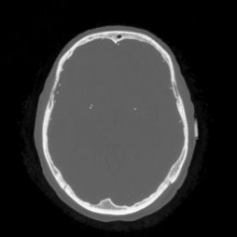
#> input picture pr2/CT.pgm, 237 x 237 px
$ python main.py
#> lines starting #> are read from the running program, lines starting #| are printed output that depends on the picture
from time import time

from mpl_toolkits.mplot3d import Axes3D
import matplotlib.pyplot as plt
import numpy as np
from PIL import Image
from matplotlib import cm
from matplotlib.ticker import LinearLocator, FormatStrFormatter
from scipy import ndimage as ndi
from skimage.feature import peak_local_max

## Para normalizar el histograma -> dividir por la suma para tener valores entre 0 y 1
## np.histogram(A), np.histogram(B)

def loadImages():
    ct = Image.open('CT.pgm')
#> ct is the input picture: PIL image 237x237 L; min 0, max 249, mean 50.8
    mr = Image.open('MR.pgm')
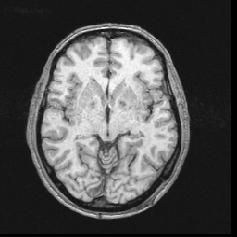
#> input picture pr2/MR.pgm, 237 x 237 px
#> mr is the input picture: PIL image 237x237 L; min 0, max 255, mean 79.9
    return np.array(ct), np.array(mr)


def showImages(a, b, title=None):
    plt.imshow(np.hstack([a, b]), cmap='gray')
    plt.title(title)
    plt.show()


# [26 lines left out: function joint_hist, not called in this run]


def ssd(A, B):
    return np.linalg.norm((A-B).ravel()) / np.product(A.shape)


# [9 lines left out: function mutual_information, not called in this run]


def evaluate_objective_function(A, B, objective_func):
    txMin, txMax, txInc = -10, 10, 1
    tyMin, tyMax, tyInc = txMin, txMax, txInc
    nx = int((txMax - txMin) / txInc + 1)
    ny = nx

    tx_candidates = np.linspace(txMin, txMax, num=nx, endpoint=True)
    ty_candidates = np.linspace(tyMin, tyMax, num=ny, endpoint=True)
    objective = np.zeros((tx_candidates.shape[0], ty_candidates.shape[0]))
    for i, tx in enumerate(tx_candidates):
        # print(i,tx)
        for j, ty in enumerate(ty_candidates):
            # print(j, ty)
            Bt = ndi.shift(B, (-tx, -ty))
            # showImages(B,Bt,title="tx="+str(tx)+", ty="+str(ty))
            objective[i, j] = objective_func(A, Bt)

    return objective, tx_candidates, ty_candidates


# [50 lines left out: functions plot_objective, quadratic_subpixel, refine_subpixel_precision, test_histogramas_conjuntos, not called in this run]

if __name__ == "__main__":
    ct, mr = loadImages()
    showImages(ct, mr, "Original images")
#> in showImages, `plt.show()`:
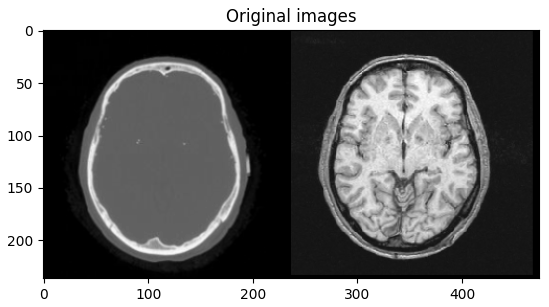
#> figure drawn by matplotlib, 1 panel

    a = ct
    b = mr

    # para el caso sintético

    inicio = time()
    bTransfSintetica=True
    if bTransfSintetica:
        true_tx, true_ty = -6.45, 3.75 # los valores sintéticos deseados; probar varios
        b = ndi.shift(a, (true_tx, true_ty))
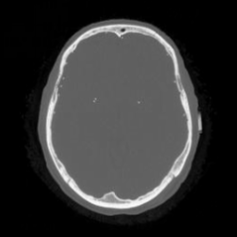
#> b: shape (237, 237); min 0, max 251, mean 50.8

    minimization_funcs = [ssd]  # since we will maximize, we need to know which functions are "cost" functions
    # para usar SSD o MI
    ofunc = ssd  # objective function to use
    #ofunc = mutual_information  # objective function to use

    # evaluate the objective function at candidate translations
    objective, tx_values, ty_values = evaluate_objective_function(a, b, objective_func=ofunc)
#> after the loop in evaluate_objective_function, `for i, tx in enumerate(tx_candidates):`:
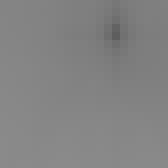
#> objective: shape (21, 21) float64 (shown 8 times larger); min 0.373, max 0.544, mean 0.515
#> tx_values = 21 values from -10 to 10; ty_values = 21 values from -10 to 10

    # display the objective function (we can do that because we have only 2 motion parameters)
    #plot_objective(objective, tx_values, ty_values)

    if ofunc in minimization_funcs:
        objective *= -1  # for 'cost' functions (i.e. the lower the better), we invert the values for maximization
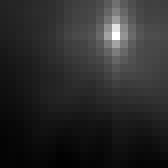
#> objective: shape (21, 21) float64 (shown 8 times larger); min -0.544, max -0.373, mean -0.515; drawn with min black and max white

    print(peak_local_max(objective))
#| [[ 4 14]
#|  [ 4 19]]
    # finding maximum with pixel accuracy
    peak_x, peak_y = peak_local_max(objective)[0]
#> peak_x = 4; peak_y = 14
    tx, ty = tx_values[peak_x], ty_values[peak_y]
#> tx = -6; ty = 4

    if bTransfSintetica:
        print("true translation (tx,ty):", true_tx, true_ty)

    print("estimated translation (tx,ty):", tx, ty)
#| estimated translation (tx,ty): -6.0 4.0

    # get subpixel accuracy
    #tx, ty = refine_subpixel_precision(objective, peak_x, peak_y, tx_values, ty_values)
    #print("estimated subpixel precision translation (tx,ty):", round(tx, 2), round(ty, 2))

    # display images before and after registration
    alpha = 0.5
    imgs_before_registering = alpha * a + (1 - alpha) * b
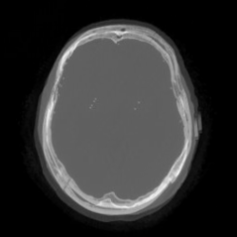
#> imgs_before_registering: shape (237, 237) float64; min 0, max 237, mean 50.8
    b_shifted = ndi.shift(b, (-tx, -ty))
    imgs_after_registering = alpha * a + (1 - alpha) * b_shifted

    final = time()
    print("Tiempo empleado: {0:.2f} ".format(final - inicio))
    showImages(imgs_before_registering, imgs_after_registering, "Images overlapped before (left) and after (right) registration")
#> in showImages (call 2), `plt.show()`:
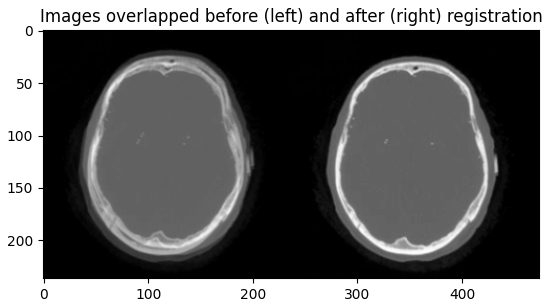
#> figure drawn by matplotlib, 1 panel
